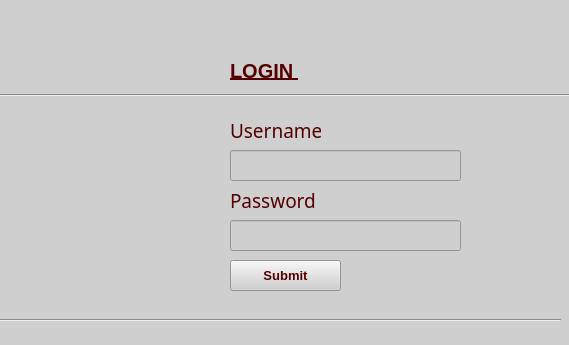
<?xml version="1.0" encoding="UTF-8"?>
<ui version="4.0">
 <class>loginpage</class>
 <widget class="QWidget" name="loginpage">
  <property name="geometry">
   <rect>
    <x>0</x>
    <y>0</y>
    <width>569</width>
    <height>345</height>
   </rect>
  </property>
  <property name="windowTitle">
   <string>Application</string>
  </property>
  <property name="styleSheet">
   <string notr="true">background-color: rgb(207, 207, 207);</string>
  </property>
  <widget class="QPushButton" name="btnLogin">
   <property name="geometry">
    <rect>
     <x>230</x>
     <y>260</y>
     <width>111</width>
     <height>31</height>
    </rect>
   </property>
   <property name="font">
    <font>
     <pointsize>10</pointsize>
     <weight>75</weight>
     <bold>true</bold>
    </font>
   </property>
   <property name="styleSheet">
    <string notr="true">color: rgb(85, 0, 0);
</string>
   </property>
   <property name="text">
    <string>Submit</string>
   </property>
  </widget>
  <widget class="QLabel" name="label_4">
   <property name="geometry">
    <rect>
     <x>230</x>
     <y>60</y>
     <width>91</width>
     <height>21</height>
    </rect>
   </property>
   <property name="font">
    <font>
     <family>MS Sans Serif</family>
     <pointsize>15</pointsize>
     <weight>75</weight>
     <bold>true</bold>
     <underline>true</underline>
    </font>
   </property>
   <property name="styleSheet">
    <string notr="true">color: rgb(85, 0, 0);</string>
   </property>
   <property name="text">
    <string>LOGIN </string>
   </property>
  </widget>
  <widget class="QLabel" name="label_5">
   <property name="geometry">
    <rect>
     <x>230</x>
     <y>120</y>
     <width>91</width>
     <height>21</height>
    </rect>
   </property>
   <property name="font">
    <font>
     <family>Narkisim</family>
     <pointsize>14</pointsize>
    </font>
   </property>
   <property name="styleSheet">
    <string notr="true">color :rgb(85, 0, 0)</string>
   </property>
   <property name="text">
    <string>Username</string>
   </property>
  </widget>
  <widget class="QLineEdit" name="txtUsername">
   <property name="geometry">
    <rect>
     <x>230</x>
     <y>150</y>
     <width>231</width>
     <height>31</height>
    </rect>
   </property>
   <property name="styleSheet">
    <string notr="true">color: rgb(85, 0, 0);
font: 75 16pt &quot;MS Serif&quot;;</string>
   </property>
  </widget>
  <widget class="QLabel" name="label_6">
   <property name="geometry">
    <rect>
     <x>230</x>
     <y>190</y>
     <width>111</width>
     <height>21</height>
    </rect>
   </property>
   <property name="font">
    <font>
     <family>Narkisim</family>
     <pointsize>14</pointsize>
    </font>
   </property>
   <property name="styleSheet">
    <string notr="true">color : rgb(85, 0, 0)</string>
   </property>
   <property name="text">
    <string>Password</string>
   </property>
  </widget>
  <widget class="QLineEdit" name="txtPassword">
   <property name="geometry">
    <rect>
     <x>230</x>
     <y>220</y>
     <width>231</width>
     <height>31</height>
    </rect>
   </property>
   <property name="styleSheet">
    <string notr="true">color: rgb(0, 0, 0);</string>
   </property>
   <property name="echoMode">
    <enum>QLineEdit::Password</enum>
   </property>
  </widget>
  <widget class="Line" name="line">
   <property name="geometry">
    <rect>
     <x>0</x>
     <y>80</y>
     <width>571</width>
     <height>31</height>
    </rect>
   </property>
   <property name="styleSheet">
    <string notr="true">border-color: rgb(85, 0, 0);</string>
   </property>
   <property name="orientation">
    <enum>Qt::Horizontal</enum>
   </property>
  </widget>
  <widget class="Line" name="line_2">
   <property name="geometry">
    <rect>
     <x>0</x>
     <y>310</y>
     <width>561</width>
     <height>20</height>
    </rect>
   </property>
   <property name="styleSheet">
    <string notr="true">color: rgb(85, 0, 0);</string>
   </property>
   <property name="orientation">
    <enum>Qt::Horizontal</enum>
   </property>
  </widget>
 </widget>
 <layoutdefault spacing="6" margin="11"/>
 <resources/>
 <connections/>
</ui>
